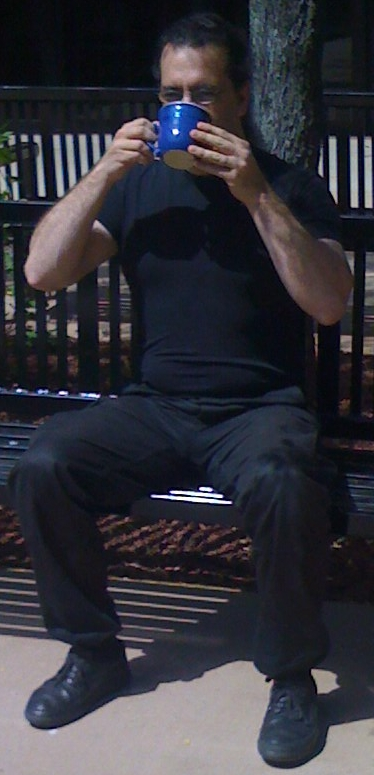
#> input picture image/adrian.jpg, 374 x 775 px
$ python sample3-14.py   (Python 2 division)
#> lines starting #> are read from the running program, lines starting #| are printed output that depends on the picture; after the words box and inside, x2 and y2 are one past the last pixel; in counts of white or black regions, pixels touching at a corner belong together
import cv2
import numpy as np
import sys


if __name__ == '__main__':

	ll1 = './image/adrian.jpg'
	ll2 = './image/faceTemplate.jpg'
	img1=cv2.imread(ll1, 1)
#> img1 is the input picture: shape (775, 374, 3); mean B, G, R 58.5, 51, 51.2
	img2=cv2.imread(ll2, 1)
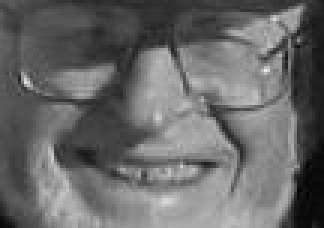
#> input picture image/faceTemplate.jpg, 108 x 76 px (shown 3 times larger)
#> img2 is the input picture: shape (76, 108, 3); min 0, max 232, mean 104.6

	height,width,channles = img2.shape
#> height = 76; width = 108; channles = 3

	size1 = img1.shape
#> size1 = (775, 374, 3)
	sx = size1[1]/2 - width/2
#> sx = 133
	sy = size1[0]/2 - height/2
#> sy = 349
	ex = size1[1]/2 + width/2
#> ex = 241
	ey = size1[0]/2 + height/2
#> ey = 425
	roi1 = img1[sy:ey,sx:ex]
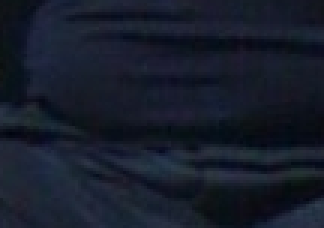
#> roi1: shape (76, 108, 3) (shown 3 times larger); mean B, G, R 42.1, 28.5, 22.4
	roi2 = img2[0:height,0:width]
	img1[sy:ey,sx:ex] = cv2.addWeighted(roi1,0.3,roi2,0.3,0)
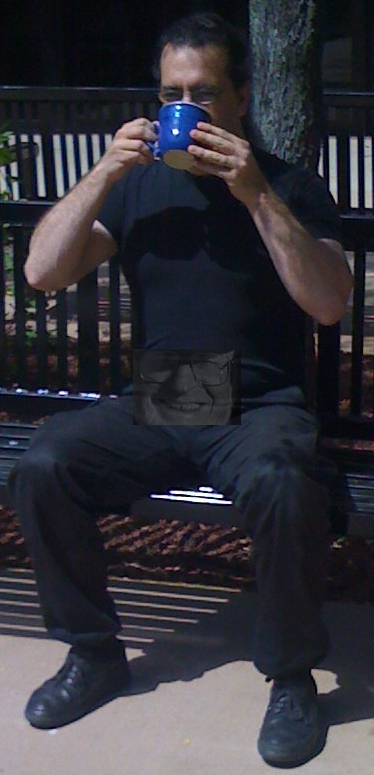
#> img1: shape (775, 374, 3); 2.83% of pixels changed, all inside (x1, y1, x2, y2) = (133, 349, 241, 425)
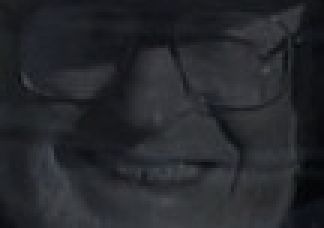
#> roi1: shape (76, 108, 3) (shown 3 times larger); mean B, G, R 44, 39.9, 38.1

	cv2.imshow('roi image',img1)
	cv2.waitKey(0)
	cv2.destroyAllWindows()
